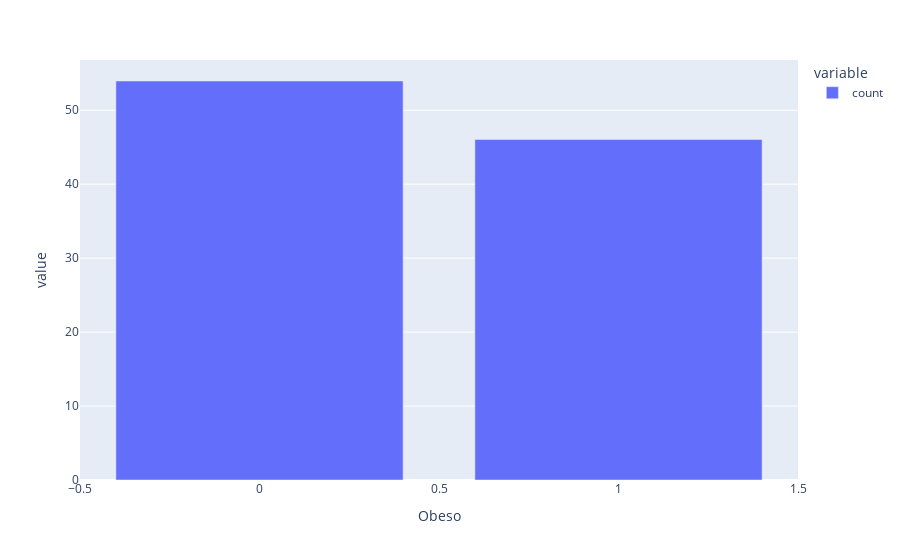

The code cell stored with this chart in its notebook:
### Code cell
# Distribuição da variável target - Obeso
px.bar(df_obesidade.value_counts('Obeso') / len(df_obesidade) * 100)

### Figure 1 — Plotly figure (JSON) as saved in the notebook; plotly's stock layout.template omitted (floating-point values rounded to 4 significant figures)
{"data": [{"alignmentgroup": "True", "hovertemplate": "variable=count<br>Obeso=%{x}<br>value=%{y}<extra></extra>", "legendgroup": "count", "marker": {"color": "#636efa", "pattern": {"shape": ""}}, "name": "count", "offsetgroup": "count", "orientation": "v", "showlegend": true, "textposition": "auto", "type": "bar", "x": [0, 1], "xaxis": "x", "y": [53.96, 46.04], "yaxis": "y"}], "layout": {"barmode": "relative", "legend": {"title": {"text": "variable"}, "tracegroupgap": 0}, "margin": {"t": 60}, "xaxis": {"anchor": "y", "domain": [0, 1], "title": {"text": "Obeso"}}, "yaxis": {"anchor": "x", "domain": [0, 1], "title": {"text": "value"}}}}
